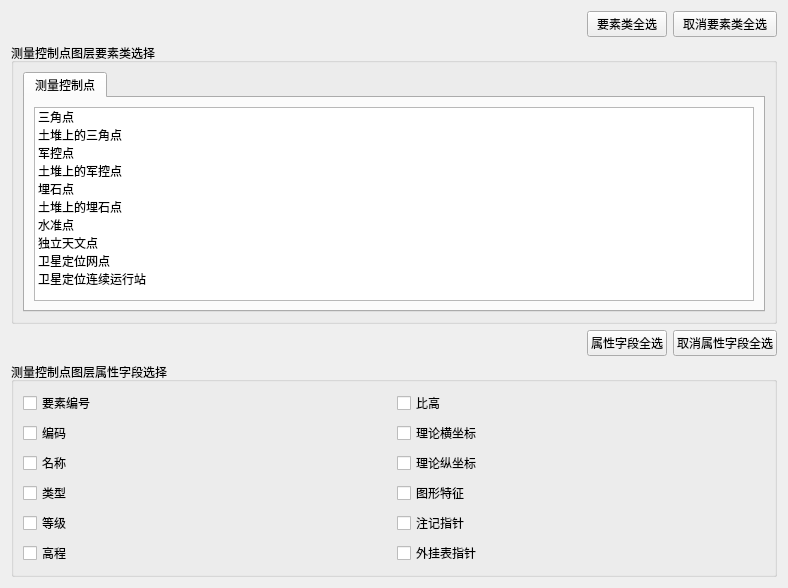
           <widget class="QWidget" name="tab_LayerA">
            <attribute name="title">
             <string>测量控制点</string>
            </attribute>
            <layout class="QGridLayout" name="gridLayout_41">
             <item row="0" column="0">
              <spacer name="horizontalSpacer_3">
               <property name="orientation">
                <enum>Qt::Horizontal</enum>
               </property>
               <property name="sizeHint" stdset="0">
                <size>
                 <width>570</width>
                 <height>20</height>
                </size>
               </property>
              </spacer>
             </item>
             <item row="0" column="1">
              <widget class="QPushButton" name="pushButton_SelectAllFeatureClasses_A">
               <property name="minimumSize">
                <size>
                 <width>0</width>
                 <height>0</height>
                </size>
               </property>
               <property name="maximumSize">
                <size>
                 <width>120</width>
                 <height>16777215</height>
                </size>
               </property>
               <property name="text">
                <string>要素类全选</string>
               </property>
              </widget>
             </item>
             <item row="0" column="2">
              <widget class="QPushButton" name="pushButton_CancelSelectAllFeatureClasses_A">
               <property name="minimumSize">
                <size>
                 <width>0</width>
                 <height>0</height>
                </size>
               </property>
               <property name="maximumSize">
                <size>
                 <width>120</width>
                 <height>16777215</height>
                </size>
               </property>
               <property name="text">
                <string>取消要素类全选</string>
               </property>
              </widget>
             </item>
             <item row="1" column="0" colspan="3">
              <widget class="QGroupBox" name="groupBox_A_FeatureClass">
               <property name="maximumSize">
                <size>
                 <width>16777215</width>
                 <height>16777215</height>
                </size>
               </property>
               <property name="title">
                <string>测量控制点图层要素类选择</string>
               </property>
               <layout class="QGridLayout" name="gridLayout_6">
                <item row="0" column="0">
                 <widget class="QTabWidget" name="tabWidget_FeatureClass_A">
                  <property name="currentIndex">
                   <number>0</number>
                  </property>
                  <widget class="QWidget" name="tab_FeatureClass_CeLiangKongZhiDian">
                   <attribute name="title">
                    <string>测量控制点</string>
                   </attribute>
                   <layout class="QGridLayout" name="gridLayout_45">
                    <item row="0" column="0">
                     <widget class="QListWidget" name="listWidget_CeLiangKongZhiDian">
                      <property name="maximumSize">
                       <size>
                        <width>16777215</width>
                        <height>16777211</height>
                       </size>
                      </property>
                      <property name="editTriggers">
                       <set>QAbstractItemView::DoubleClicked|QAbstractItemView::EditKeyPressed|QAbstractItemView::SelectedClicked</set>
                      </property>
                      <property name="selectionMode">
                       <enum>QAbstractItemView::ExtendedSelection</enum>
                      </property>
                      <item>
                       <property name="text">
                        <string>三角点</string>
                       </property>
                      </item>
                      <item>
                       <property name="text">
                        <string>土堆上的三角点</string>
                       </property>
                      </item>
                      <item>
                       <property name="text">
                        <string>军控点</string>
                       </property>
                      </item>
                      <item>
                       <property name="text">
                        <string>土堆上的军控点</string>
                       </property>
                      </item>
                      <item>
                       <property name="text">
                        <string>埋石点</string>
                       </property>
                      </item>
                      <item>
                       <property name="text">
                        <string>土堆上的埋石点</string>
                       </property>
                      </item>
                      <item>
                       <property name="text">
                        <string>水准点</string>
                       </property>
                      </item>
                      <item>
                       <property name="text">
                        <string>独立天文点</string>
                       </property>
                      </item>
                      <item>
                       <property name="text">
                        <string>卫星定位网点</string>
                       </property>
                      </item>
                      <item>
                       <property name="text">
                        <string>卫星定位连续运行站</string>
                       </property>
                      </item>
                     </widget>
                    </item>
                   </layout>
                  </widget>
                 </widget>
                </item>
               </layout>
              </widget>
             </item>
             <item row="2" column="0">
              <spacer name="horizontalSpacer_4">
               <property name="orientation">
                <enum>Qt::Horizontal</enum>
               </property>
               <property name="sizeHint" stdset="0">
                <size>
                 <width>570</width>
                 <height>20</height>
                </size>
               </property>
              </spacer>
             </item>
             <item row="2" column="1">
              <widget class="QPushButton" name="pushButton_SelectAllFields_A">
               <property name="minimumSize">
                <size>
                 <width>0</width>
                 <height>0</height>
                </size>
               </property>
               <property name="maximumSize">
                <size>
                 <width>120</width>
                 <height>16777215</height>
                </size>
               </property>
               <property name="text">
                <string>属性字段全选</string>
               </property>
              </widget>
             </item>
             <item row="2" column="2">
              <widget class="QPushButton" name="pushButton_CancelSelectAllFields_A">
               <property name="minimumSize">
                <size>
                 <width>0</width>
                 <height>0</height>
                </size>
               </property>
               <property name="maximumSize">
                <size>
                 <width>120</width>
                 <height>16777215</height>
                </size>
               </property>
               <property name="text">
                <string>取消属性字段全选</string>
               </property>
              </widget>
             </item>
             <item row="3" column="0" colspan="3">
              <widget class="QGroupBox" name="groupBox_A_Field">
               <property name="minimumSize">
                <size>
                 <width>0</width>
                 <height>0</height>
                </size>
               </property>
               <property name="maximumSize">
                <size>
                 <width>16777215</width>
                 <height>16777215</height>
                </size>
               </property>
               <property name="title">
                <string>测量控制点图层属性字段选择</string>
               </property>
               <layout class="QGridLayout" name="gridLayout_8">
                <item row="0" column="0">
                 <widget class="QCheckBox" name="checkBox_YaoSuBianHao_A">
                  <property name="text">
                   <string>要素编号</string>
                  </property>
                 </widget>
                </item>
                <item row="0" column="1">
                 <widget class="QCheckBox" name="checkBox_BiGao_A">
                  <property name="text">
                   <string>比高</string>
                  </property>
                 </widget>
                </item>
                <item row="1" column="0">
                 <widget class="QCheckBox" name="checkBox_BianMa_A">
                  <property name="text">
                   <string>编码</string>
                  </property>
                 </widget>
                </item>
                <item row="1" column="1">
                 <widget class="QCheckBox" name="checkBox_LiLunHengZuoBiao_A">
                  <property name="text">
                   <string>理论横坐标</string>
                  </property>
                 </widget>
                </item>
                <item row="2" column="0">
                 <widget class="QCheckBox" name="checkBox_MingCheng_A">
                  <property name="text">
                   <string>名称</string>
                  </property>
                 </widget>
                </item>
                <item row="2" column="1">
                 <widget class="QCheckBox" name="checkBox_LiLunZongZuoBiao_A">
                  <property name="text">
                   <string>理论纵坐标</string>
                  </property>
                 </widget>
                </item>
                <item row="3" column="0">
                 <widget class="QCheckBox" name="checkBox_LeiXing_A">
                  <property name="text">
                   <string>类型</string>
                  </property>
                 </widget>
                </item>
                <item row="3" column="1">
                 <widget class="QCheckBox" name="checkBox_TuXingTeZheng_A">
                  <property name="text">
                   <string>图形特征</string>
                  </property>
                 </widget>
                </item>
                <item row="4" column="0">
                 <widget class="QCheckBox" name="checkBox_DengJi_A">
                  <property name="text">
                   <string>等级</string>
                  </property>
                 </widget>
                </item>
                <item row="4" column="1">
                 <widget class="QCheckBox" name="checkBox_ZhuJiZhiZhen_A">
                  <property name="text">
                   <string>注记指针</string>
                  </property>
                 </widget>
                </item>
                <item row="5" column="0">
                 <widget class="QCheckBox" name="checkBox_GaoCheng_A">
                  <property name="text">
                   <string>高程</string>
                  </property>
                 </widget>
                </item>
                <item row="5" column="1">
                 <widget class="QCheckBox" name="checkBox_WaiGuaBiaoZhiZhen_A">
                  <property name="text">
                   <string>外挂表指针</string>
                  </property>
                 </widget>
                </item>
               </layout>
              </widget>
             </item>
            </layout>
           </widget>
